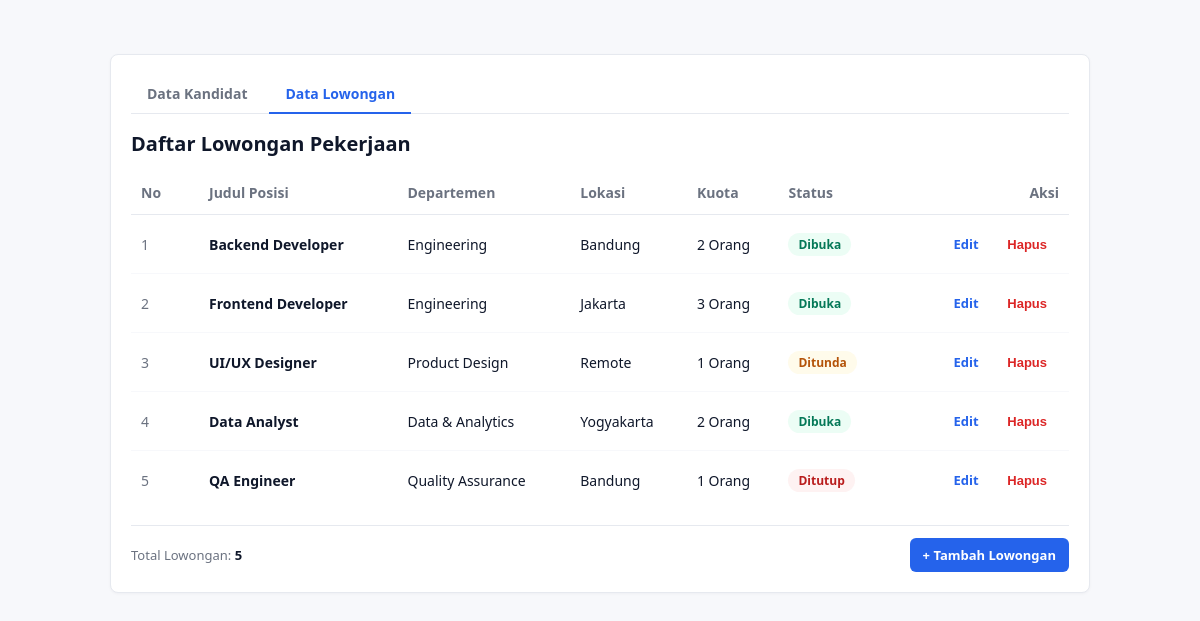
Screenshot of /project/index.php?module=lowongan with the database file from the repository.
### tables this page shows
CREATE TABLE IF NOT EXISTS `lowongan` (
  `id` int(11) NOT NULL AUTO_INCREMENT,
  `judul_posisi` varchar(100) NOT NULL,
  `departemen` varchar(100) NOT NULL,
  `lokasi` varchar(100) NOT NULL,
  `kuota` int(11) NOT NULL DEFAULT 1,
  `status` enum('Dibuka','Ditutup','Ditunda') NOT NULL DEFAULT 'Dibuka',
  PRIMARY KEY (`id`)
);

### project/models/DB.php (called while the page is built, shortened)
<?php
class DB {
    private string $host = "localhost";
    private string $db_name = "mvp_kandidat_db";
    private string $username = "root";
    private string $password = "";
    private ?PDO $conn = null;
    private ?PDOStatement $result = null;
    public function __construct(
        string $host = "localhost",
        string $db_name = "mvp_kandidat_db",
        string $username = "root",
        string $password = ""
    ) {
        $this->host = $host;
        $this->db_name = $db_name;
        $this->username = $username;
        $this->password = $password;
        $this->conn = $this->connect();
    }
    public function connect(): PDO {
        try {
            $dsn = "mysql:host={$this->host};dbname={$this->db_name};charset=utf8mb4";
            $options = [
                PDO::ATTR_ERRMODE => PDO::ERRMODE_EXCEPTION,
                PDO::ATTR_DEFAULT_FETCH_MODE => PDO::FETCH_ASSOC,
                PDO::ATTR_EMULATE_PREPARES => false,
            ];
            return new PDO($dsn, $this->username, $this->password, $options);
        } catch (PDOException $e) {
            throw new RuntimeException("Koneksi Database Gagal: " . $e->getMessage(), 0, $e);
        }
    }
    public function executeQuery(string $query, array $params = []): PDOStatement {
        try {
            $stmt = $this->conn->prepare($query);
            $stmt->execute($params);
            $this->result = $stmt;
            return $stmt;
        } catch (PDOException $e) {
            throw new RuntimeException("Query Gagal: " . $e->getMessage(), 0, $e);
        }
    }
    public function getAllResult(): array {
        return $this->result->fetchAll(PDO::FETCH_ASSOC);
    }
}
?>

### project/models/TabelLowongan.php (called while the page is built, shortened)
<?php
require_once __DIR__ . '/DB.php';
require_once __DIR__ . '/Lowongan.php';
class TabelLowongan extends DB implements KontrakModelLowongan {
    private function mapRowToLowongan(array $row): Lowongan {
        return new Lowongan(
            (int)$row['id'],
            $row['judul_posisi'],
            $row['departemen'],
            $row['lokasi'],
            (int)$row['kuota'],
            $row['status']
        );
    }
    public function getAllLowongan(): array {
        $query = "SELECT * FROM lowongan ORDER BY id ASC";
        $this->executeQuery($query);
        $rows = $this->getAllResult();
        $list = [];
        foreach ($rows as $row) {
            $list[] = $this->mapRowToLowongan($row);
        }
        return $list;
    }
}
?>

### project/models/Lowongan.php (called while the page is built, shortened)
<?php
class Lowongan {
    private ?int $id;
    private string $judulPosisi;
    private string $departemen;
    private string $lokasi;
    private int $kuota;
    private string $status;
    public function __construct(
        ?int $id,
        string $judulPosisi,
        string $departemen,
        string $lokasi,
        int $kuota,
        string $status
    ) {
        $this->id = $id;
        $this->judulPosisi = $judulPosisi;
        $this->departemen = $departemen;
        $this->lokasi = $lokasi;
        $this->kuota = $kuota;
        $this->status = $status;
    }
    public function getId(): ?int { return $this->id; }
    public function getJudulPosisi(): string { return $this->judulPosisi; }
    public function getDepartemen(): string { return $this->departemen; }
    public function getLokasi(): string { return $this->lokasi; }
    public function getKuota(): int { return $this->kuota; }
    public function getStatus(): string { return $this->status; }
}
?>

### project/presenters/Flash.php (called while the page is built, shortened)
<?php
class Flash {
    public static function pull(): ?array {
        $flash = $_SESSION['flash'] ?? null;
        return $flash;
    }
    public static function toHtml(?array $flash): string {
        if ($flash === null) {
            return '';
        }
        $class = $flash['type'] === 'error' ? 'alert-error' : 'alert-success';
        $msg = htmlspecialchars($flash['message'], ENT_QUOTES, 'UTF-8');
        $msg = str_replace("\n", '<br>', $msg);
        return "<div class='alert {$class}'>{$msg}</div>";
    }
}
?>

### project/views/ViewLowongan.php (called while the page is built, shortened)
<?php
class ViewLowongan implements KontrakViewLowongan {
    private string $skinPath;
    public function __construct(string $skinPath = '', string $formPath = '') {
        $this->skinPath = $skinPath ?: __DIR__ . '/../template/skin_lowongan.html';
    }
    public function renderDaftar(string $tableRowsHtml, int $totalData, string $alertHtml = ''): string {
        $template = file_get_contents($this->skinPath);
        $tokens = [
            '{{ALERT}}'      => $alertHtml,
            '{{TABLE_ROWS}}' => $tableRowsHtml,
            '{{TOTAL_DATA}}' => (string)$totalData,
        ];
        return str_replace(array_keys($tokens), array_values($tokens), $template);
    }
}
?>

### project/presenters/PresenterLowongan.php (the view, shortened to what this page needs)
<?php
require_once __DIR__ . '/Flash.php';
class PresenterLowongan implements KontrakPresenterLowongan {
    private KontrakModelLowongan $model;
    private KontrakViewLowongan $view;
    public function __construct(KontrakModelLowongan $model, KontrakViewLowongan $view) {
        $this->model = $model;
        $this->view = $view;
    }
    private function buildRowHtml(int $no, Lowongan $lowongan): string {
        $id = (int)$lowongan->getId();
        $judul = htmlspecialchars($lowongan->getJudulPosisi(), ENT_QUOTES, 'UTF-8');
        $departemen = htmlspecialchars($lowongan->getDepartemen(), ENT_QUOTES, 'UTF-8');
        $lokasi = htmlspecialchars($lowongan->getLokasi(), ENT_QUOTES, 'UTF-8');
        $kuota = number_format($lowongan->getKuota()) . ' Orang';
        $status = htmlspecialchars($lowongan->getStatus(), ENT_QUOTES, 'UTF-8');
        $badgeClass = self::STATUS_BADGE[$lowongan->getStatus()] ?? 'badge-hold';
        return "<tr>
            <td class='col-id'>{$no}</td>
            <td><strong>{$judul}</strong></td>
            <td>{$departemen}</td>
            <td>{$lokasi}</td>
            <td>{$kuota}</td>
            <td><span class='badge {$badgeClass}'>{$status}</span></td>
            <td class='col-actions'>
                <a href='index.php?module=lowongan&screen=edit&id={$id}' class='btn btn-edit'>Edit</a>
                <form method='post' action='index.php' style='display:inline;' onsubmit=\"return confirm('Hapus lowongan ini?')\">
                    <input type='hidden' name='module' value='lowongan'>
                    <input type='hidden' name='action' value='hapus'>
                    <input type='hidden' name='id' value='{$id}'>
                    <button type='submit' class='btn btn-delete'>Hapus</button>
                </form>
            </td>
        </tr>";
    }
    public function tampilkanLowongan(): string {
        $listLowongan = $this->model->getAllLowongan();
        $totalLowongan = count($listLowongan);
        $rowsHtml = '';
        if (empty($listLowongan)) {
            $rowsHtml = '<tr><td colspan="7" style="text-align:center;color:#6b7280;padding:24px;">Belum ada data lowongan.</td></tr>';
        } else {
            $no = 1;
            foreach ($listLowongan as $lowongan) {
                $rowsHtml .= $this->buildRowHtml($no, $lowongan);
                $no++;
            }
        }
        $alertHtml = Flash::toHtml(Flash::pull());
        return $this->view->renderDaftar($rowsHtml, $totalLowongan, $alertHtml);
    }
}
?>

### project/index.php (shortened to what this page needs)
<?php
require_once __DIR__ . '/models/TabelLowongan.php';
require_once __DIR__ . '/views/ViewLowongan.php';
require_once __DIR__ . '/presenters/PresenterLowongan.php';
try {
    $module = $_POST['module'] ?? $_GET['module'] ?? 'kandidat';
    if ($module === 'lowongan') {
        $model = new TabelLowongan(DB_HOST, DB_NAME, DB_USER, DB_PASS);
        $view = new ViewLowongan();
        $presenter = new PresenterLowongan($model, $view);
        $screen = $_GET['screen'] ?? 'list';
        if ($screen === 'add') {
            echo $presenter->tampilkanFormLowongan();
        } elseif ($screen === 'edit' && isset($_GET['id'])) {
            echo $presenter->tampilkanFormLowongan((int)$_GET['id']);
        } else {
            echo $presenter->tampilkanLowongan();
        }
    }
} catch (Throwable $e) {
    http_response_code(500);
    echo "<!doctype html><html lang='id'><head><meta charset='utf-8'><title>Terjadi Kesalahan</title></head>"
        . "<body style='font-family:system-ui;max-width:640px;margin:48px auto;'>"
        . "<h2>Terjadi kesalahan</h2>"
        . "<p>" . htmlspecialchars($e->getMessage(), ENT_QUOTES, 'UTF-8') . "</p>"
        . "<p style='color:#6b7280;font-size:14px'>Pastikan MySQL menyala dan <code>mvp_db.sql</code> sudah di-import.</p>"
        . "</body></html>";
}
?>

### rows the page displays
lowongan: id "Data Kandidat Data Lowongan Daftar Lowongan Pekerjaan No Judul Posisi Departemen Lokasi Kuota Status Aksi Total Lowongan: 5 + Tambah Lowongan", no "5", judul_posisi "QA Engineer", departemen "Quality Assurance", lokasi "Bandung", kuota "1 Orang", status "Ditutup"
lowongan: no "1", judul_posisi "Backend Developer", departemen "Engineering", lokasi "Bandung", kuota "2 Orang", status "Dibuka"
lowongan: no "2", judul_posisi "Frontend Developer", departemen "Engineering", lokasi "Jakarta", kuota "3 Orang", status "Dibuka"
lowongan: no "3", judul_posisi "UI/UX Designer", departemen "Product Design", lokasi "Remote", kuota "1 Orang", status "Ditunda"
lowongan: no "4", judul_posisi "Data Analyst", departemen "Data & Analytics", lokasi "Yogyakarta", kuota "2 Orang", status "Dibuka"
